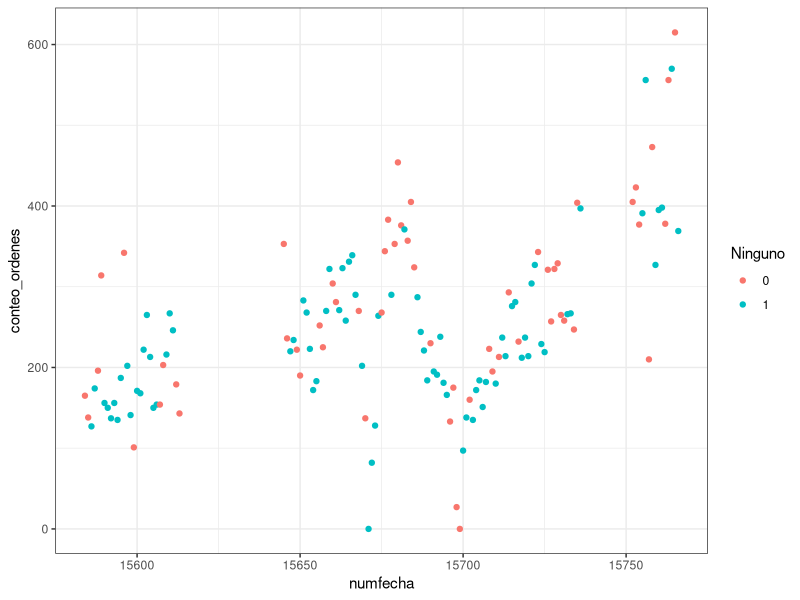

Here is the R script that generated this plot: (Note: this script raises an error after producing the figure.)
library(ggplot2)
library(plyr)
library(lubridate)
library(caret)
library(Metrics)
library(segmented)
library(kernlab)

##Importacion de los datos
training <- read.csv('training_set.csv', stringsAsFactors=FALSE)
test <- read.csv('test_set.csv', stringsAsFactors = FALSE)

#Se obtienen los eventos que ocurrieron en todo el set de datos
columnas_training <- colnames(training)
eventos_training <- unique(unlist(training$eventos))

columnas_test <- colnames(test)
eventos_test <- unique(unlist(test$eventos))

##Ciclos para convertir la informacion en eventos en variables "dummy"
for (j in eventos_training)
{
  evento <- training$eventos
  for (i in 1:137 ) {if (identical(evento[i], j)){evento[i] <- 1}else{evento[i] <- 0}}
  training <- cbind(training, evento)
}

for (k in eventos_test)
{
  evento <- test$eventos
  for (l in 1:46 ) {if (identical(evento[l], k)){evento[l] <- 1}else{evento[l] <- 0}}
  test <- cbind(test, evento)
}

names(training) <- c(columnas_training, eventos_training) 
names(test) <- c(columnas_test, eventos_test) 

##Se separan las combinaciones de casos a los eventos climaticos mas sencillos.
##Por ejemplo, se agregan los eventos en Niebla-Lluvia tanto a lluvia como a niebla

niebla_lluvia <- which(training$'Niebla-Lluvia' %in% 1)
lluvia_nieve <- which(training$'Lluvia-Nieve' %in% 1)
niebla_nieve <- which(training$'Niebla-Nieve' %in% 1)
niebla_lluvia_nieve <- which(training$'Niebla-Lluvia-Nieve' %in% 1)
lluvia_tormenta <- which(training$'Lluvia-Tormenta' %in% 1)

niebla_lluvia_test <- which(test$'Niebla-Lluvia' %in% 1)
lluvia_nieve_test <- which(test$'Lluvia-Nieve' %in% 1)
niebla_nieve_test <- which(test$'Niebla-Nieve' %in% 1)
lluvia_tormenta_test <- which(test$'Lluvia-Tormenta' %in% 1)

#Se agregan los eventos que tienen dos o tres variables a cada una evento sencill
training$Lluvia <- replace(training$Lluvia, c(niebla_lluvia, lluvia_nieve, niebla_lluvia_nieve, lluvia_tormenta) ,1)
training$Niebla <- replace(training$Niebla, c(niebla_lluvia, niebla_nieve, niebla_lluvia_nieve) ,1)
training$Nieve <- replace(training$Nieve, c(lluvia_nieve, niebla_nieve, niebla_lluvia_nieve) ,1)

test$Lluvia <- replace(test$Lluvia, c(niebla_lluvia_test, lluvia_nieve_test, lluvia_tormenta_test) ,1)
test$Niebla <- replace(test$Niebla, c(niebla_lluvia_test, niebla_nieve_test) ,1)
test$Nieve <- replace(test$Nieve, c(lluvia_nieve_test, niebla_nieve_test) ,1)

training <- rename(training, c("Lluvia-Tormenta"="Tormenta"))
test <- rename(test, c("Lluvia-Tormenta"="Tormenta"))


##Se eliminan la variables que contienen dos observaciones
training <- training[c(-8, -13,-14, -16, -17)]
test <- test[c(-7, -11,-14, -15)] 

#Conversion de la fecha a tipo fecha
training$fecha <- as.Date(training$fecha, "%Y-%m-%d")
test$fecha <- as.Date(test$fecha, "%Y-%m-%d")

#se convierte el cod_calendario en variable tipo factor
training$cod_calendario <- factor(training$cod_calendario)
test$cod_calendario <- factor(test$cod_calendario)

#Se convierte a la fecha en objeto tipo numero para poder usarlo en regresión
training$numfecha <- as.numeric(training$fecha)
test$numfecha <- as.numeric(test$fecha)

#Se crean variables adicionales resultantes de la multiplicacion para analizar si son relevantes en la prediccion
training$rest_rest <- (training$conteo_restaurantes)**2
training$temp_temp <- (training$temp_max)**2
training$fecha_fecha <- (training$numfecha)**2
training$rest_temp <- training$conteo_restaurantes*training$temp_max
training$rest_fecha <- training$conteo_restaurantes*training$numfecha
training$temp_fecha <- training$temp_max*training$numfecha

test$rest_temp <- test$conteo_restaurantes*test$temp_max
test$temp_temp <- (test$temp_max)**2
test$rest_rest <- (test$conteo_restaurantes)**2


##Prediccion

#Se hace un analisis para ver de todas las variables cuales son relevantes
test_model <- lm(conteo_ordenes ~ cod_calendario + conteo_restaurantes + temp_max + temp_min + precipitacion + Lluvia + Tormenta + Ninguno + Niebla + Nieve + numfecha + rest_temp + rest_rest + temp_temp + temp_fecha + fecha_fecha + rest_fecha, data = training)
anova(test_model)

test2_model <- lm(conteo_ordenes ~ cod_calendario + conteo_restaurantes + temp_max + temp_min + Ninguno + Niebla + numfecha + rest_temp + rest_rest, data = training)

#Se propone un modelo lineal unicamente con las variables relevantes despues de hacer el analisis con anova
linear_model <- lm(conteo_ordenes ~ cod_calendario + conteo_restaurantes + temp_max + Ninguno + Niebla + numfecha + rest_temp + rest_rest,training)

#se hace un analisis de la grafica para determinar los puntos de corte
ggplot(training) + geom_point(aes(numfecha, conteo_ordenes, color = Ninguno)) + theme_bw()

#Usando el modelo lineal, se crea un modelo a trozos teniendo en cuenta algunos puntos de la variable numfecha.
#Estos puntos se obtuvieron haciendo el analisis de la grafica
#IMPORTANTE: es posible que se deba correr varias veces esta linea ya que en ocasiones no encuentra los puntos de corte por lo que la funcion colapsa. Sin embargo
#siempre llega a un resultado
segment_fit <- segmented(linear_model, seg.Z = ~ numfecha, psi=list(numfecha=c(15613, 15645,15707,15736, 15752)))

#Se realiza una comprobacion del resultado del modelo
pred <- predict(segment_fit, training)
rmse(pred, training$conteo_ordenes)
error <- pred- training$conteo_ordenes
ggplot(training) + geom_point(aes(fecha, error)) 
ggplot(training) + geom_point(aes(pred, conteo_ordenes))  

#Se usa el modelo para realizar las predicciones en el set test
conteo_ordenes <- predict(segment_fit, test)
conteo_ordenes <- round(conteo_ordenes)

#Se crea el data frame con las predicciones y posteriormente se exporta al csv
submission_data <- data.frame(test$fecha, conteo_ordenes)
names(submission_data) <-c("fecha", "conteo_ordenes")

write.csv(submission_data,  "prediccion_conteo_ordenes.csv", row.names = FALSE)
